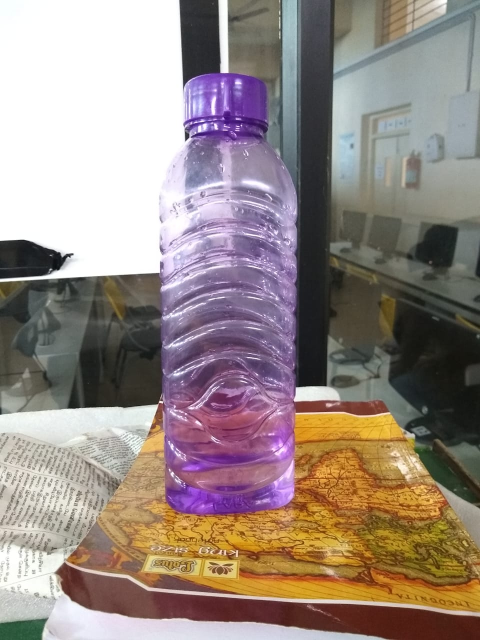
#> input picture obj-detection/test_images/image1.jpeg, 960 x 1280 px, given in place of the camera (shown at 1/2 size)
$ python object_tracking.py   (older library calls are emulated)
#> lines starting #> are read from the running program, lines starting #| are printed output that depends on the picture; after the words box and inside, x2 and y2 are one past the last pixel; in counts of white or black regions, pixels touching at a corner belong together
import cv2 as cv
import numpy as np

cap = cv.VideoCapture(0)                                          # open webcam for capture
openingKernel = cv.getStructuringElement(cv.MORPH_RECT, (10, 10)) # Make a kernel for closing (noise removal)
openingKernelRed = cv.getStructuringElement(cv.MORPH_RECT, (2, 2))

# define range of blue color in HSV
# Range for green in HSV
# lower = 40 40 40
# upper = 80 255 255
# TODO: Tweek these values to detect all ranges of color properly

# Values calculated from: https://alloyui.com/examples/color-picker/hsv
# Limits for green range
lower_green = np.array([37, 80, 40])
upper_green = np.array([95, 255, 255])

# Limits for blue range
lower_blue = np.array([100, 80, 50])
upper_blue = np.array([125, 255, 255])

# Limits for yellow range
lower_yellow = np.array([20, 80, 40])
upper_yellow = np.array([35, 255, 255])

# Limits for red
lower_red = np.array([0, 80, 40])
upper_red = np.array([5, 255, 255])
while True:
  _, frame = cap.read()                      # Take each frame
#> frame is the input picture: shape (1280, 960, 3); mean B, G, R 131.6, 137.4, 151.6
  hsv = cv.cvtColor(frame, cv.COLOR_BGR2HSV) # Take each frame
#> hsv: shape (1280, 960, 3); mean H, S, V 58.7, 62.3, 157.1

  # Threshold the HSV image to get only desired colors
  maskGreen = cv.inRange(hsv, lower_green, upper_green)
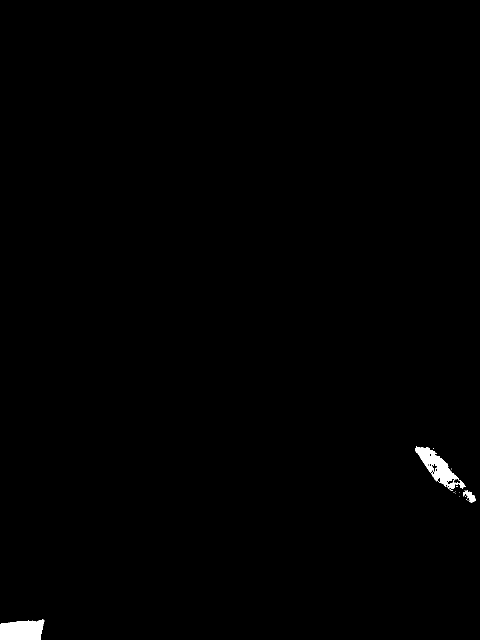
#> maskGreen: shape (1280, 960) (shown at 1/2 size); 0.52% white; 17 white regions (14 under 20 px), largest, box (x1, y1, x2, y2) and area: (0, 1239, 89, 1280) 3090, (830, 893, 932, 978) 2943, (926, 980, 952, 1006) 298
  maskBlue = cv.inRange(hsv, lower_blue, upper_blue)
#> maskBlue: shape (1280, 960); 0.01% white; 17 white regions (16 under 20 px), largest, box (x1, y1, x2, y2) and area: (384, 188, 404, 205) 129
  maskYellow = cv.inRange(hsv, lower_yellow, upper_yellow)
#> maskYellow: shape (1280, 960); 5.2% white; 204 white regions (139 under 20 px), largest, box (x1, y1, x2, y2) and area: (719, 1014, 960, 1165) 17429, (283, 1105, 512, 1190) 6909, (593, 828, 805, 877) 6605
  maskRed = cv.inRange(hsv, lower_red, upper_red)
#> maskRed: shape (1280, 960); 3% white; 112 white regions (91 under 20 px), largest, box (x1, y1, x2, y2) and area: (550, 1204, 896, 1280) 16396, (118, 1128, 343, 1237) 11713, (591, 801, 768, 827) 2595


  # Clear noise from mask by opening it, then apply gaussian blur
  maskGreen = cv.morphologyEx(maskGreen, cv.MORPH_OPEN, openingKernel)
#> maskGreen: shape (1280, 960); 0.41% white; 4 white regions, box (x1, y1, x2, y2) and area: (0, 1243, 87, 1280) 3000, (863, 912, 905, 963) 1331, (834, 897, 861, 928) 657, (940, 992, 950, 1002) 100
  maskGreen = cv.GaussianBlur(maskGreen, (5, 5), 0)

  maskBlue = cv.morphologyEx(maskBlue, cv.MORPH_OPEN, openingKernel)
#> maskBlue: shape (1280, 960); every value is 0
  maskBlue = cv.GaussianBlur(maskBlue, (5, 5), 0)

  maskYellow = cv.morphologyEx(maskYellow, cv.MORPH_OPEN, openingKernel)
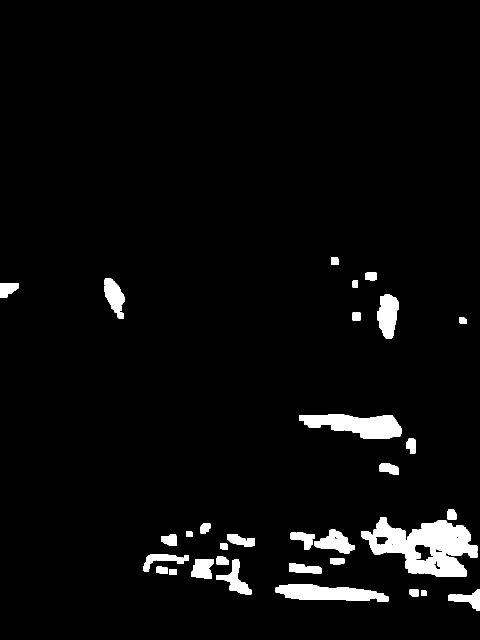
#> maskYellow: shape (1280, 960) (shown at 1/2 size); 3.9% white; 34 white regions, largest, box (x1, y1, x2, y2) and area: (722, 1035, 955, 1154) 15001, (598, 829, 804, 878) 6417, (551, 1168, 777, 1203) 5201
  maskYellow = cv.GaussianBlur(maskYellow, (5, 5), 0)

  # maskRed = cv.morphologyEx(maskRed, cv.MORPH_OPEN, openingKernelRed)
  # maskRed = cv.GaussianBlur(maskRed, (5, 5), 0)

  # Using threshold incase the image is not binary, can be removed
  _, threshGreen = cv.threshold(maskGreen, 100, 255, cv.THRESH_BINARY)
#> threshGreen: shape (1280, 960); 0.42% white; 4 white regions, box (x1, y1, x2, y2) and area: (0, 1243, 87, 1280) 3012, (863, 912, 905, 963) 1351, (834, 897, 861, 928) 665, (940, 992, 950, 1002) 100
  _, threshBlue = cv.threshold(maskBlue, 100, 255, cv.THRESH_BINARY)
  _, threshYellow = cv.threshold(maskYellow, 100, 255, cv.THRESH_BINARY)
#> threshYellow: shape (1280, 960); 4% white; 32 white regions
  _, threshRed = cv.threshold(maskRed, 100, 255, cv.THRESH_BINARY)

  _, contoursGreen, _ = cv.findContours(threshGreen, cv.RETR_TREE, cv.CHAIN_APPROX_SIMPLE)
#> contoursGreen = 4 contours; box (x1, y1, x2, y2) and area: (0, 1243, 87, 1280) 2894, (863, 912, 905, 963) 1274, (834, 897, 861, 928) 616, (940, 992, 950, 1002) 81
  _, contoursBlue, _ = cv.findContours(threshBlue, cv.RETR_TREE, cv.CHAIN_APPROX_SIMPLE)
#> contoursBlue = []
  _, contoursYellow, _ = cv.findContours(threshYellow, cv.RETR_TREE, cv.CHAIN_APPROX_SIMPLE)
#> contoursYellow = 38 contours, 2 with area under 20; largest, box (x1, y1, x2, y2) and area: (722, 1035, 955, 1154) 15958, (598, 829, 804, 878) 6234, (551, 1168, 777, 1203) 4996, (755, 589, 797, 677) 2693, (629, 1059, 709, 1107) 2010
  _, contoursRed, _ = cv.findContours(threshRed, cv.RETR_TREE, cv.CHAIN_APPROX_SIMPLE)
#> contoursRed = 191 contours, 168 with area under 20; largest, box (x1, y1, x2, y2) and area: (550, 1204, 896, 1280) 16193, (118, 1128, 343, 1237) 11484, (591, 801, 768, 827) 2444, (910, 1231, 960, 1280) 2061, (437, 1210, 522, 1244) 1028

  # Bitwise-AND mask and original image
  mask = cv.bitwise_or(maskBlue, maskGreen)
  mask = cv.bitwise_or(mask, maskYellow)
  mask=cv.bitwise_or(mask, maskRed)
  res = cv.bitwise_and(frame, frame, mask=mask)

  for c in contoursGreen:
    # To avoid false-positives, the green object should be sufficiently big
    if cv.contourArea(c) > 700:
      # Calculate center of mass to put the text
      M = cv.moments(c)
      cX = int(M["m10"] / M["m00"])
      cY = int(M["m01"] / M["m00"])

      cv.circle(frame, (cX, cY), 7, (255, 255, 255), -1)
      cv.putText(frame, "green ball", (cX - 10, cY - 10), cv.FONT_HERSHEY_SIMPLEX, 0.5, (255, 255, 255), 2)
      cv.drawContours(res, [c], -1, (255, 0, 255), 3)
#> this loop made 4 passes
#> (cX, cY) on passes 1, 3: (43, 1261), (883, 938)
#> c on pass 2: [[940, 992], [940, 1001], [949, 1001], [949, 992]]
#> frame: shape (1280, 960, 3); 0.11% of pixels changed, all inside (x1, y1, x2, y2) = (34, 917, 952, 1269)
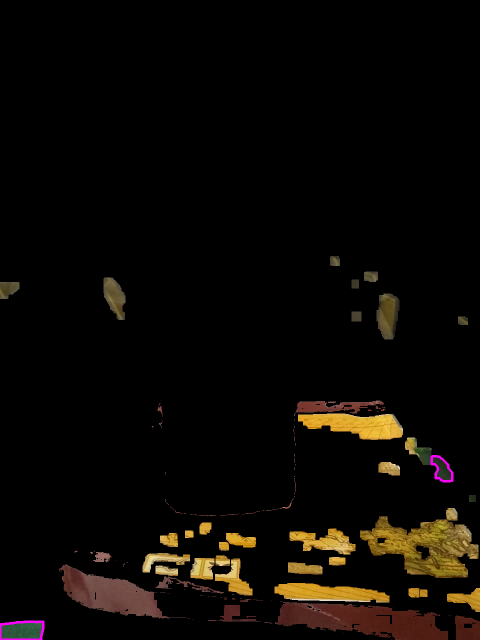
#> res: shape (1280, 960, 3) (shown at 1/2 size); mean B, G, R 4.3, 8.3, 11.6

  for c in contoursBlue:
    # To avoid false-positives, the green object should be sufficiently big
    if cv.contourArea(c) > 1000:
      # Calculate center of mass to put the text
      M = cv.moments(c)
      cX = int(M["m10"] / M["m00"])
      cY = int(M["m01"] / M["m00"])

      cv.circle(frame, (cX, cY), 7, (255, 255, 255), -1)
      cv.putText(frame, "bottle", (cX - 10, cY - 10), cv.FONT_HERSHEY_SIMPLEX, 0.5, (255, 255, 255), 2)
      cv.drawContours(res, [c], -1, (255, 0, 255), 3)
#> this loop made 0 passes

  for c in contoursYellow:
    # To avoid false-positives, the green object should be sufficiently big
    if cv.contourArea(c) > 1000:
      # Calculate center of mass to put the text
      M = cv.moments(c)
      cX = int(M["m10"] / M["m00"])
      cY = int(M["m01"] / M["m00"])

      cv.circle(frame, (cX, cY), 7, (255, 255, 255), -1)
      cv.putText(frame, "yellow disk", (cX - 10, cY - 10), cv.FONT_HERSHEY_SIMPLEX, 0.5, (255, 255, 255), 2)
      cv.drawContours(res, [c], -1, (255, 0, 255), 3)
#> this loop made 38 passes
#> (cX, cY) on passes 2, 4, 8, 9, 12, 18, 21, 30, 33, 36: (935, 1198), (655, 1186), (470, 1159), (404, 1136), (325, 1119), (670, 1084), (849, 1093), (715, 849), (775, 630), (228, 592)
#> c on pass 32: [[705, 625], [705, 640], [720, 640], [720, 625]]
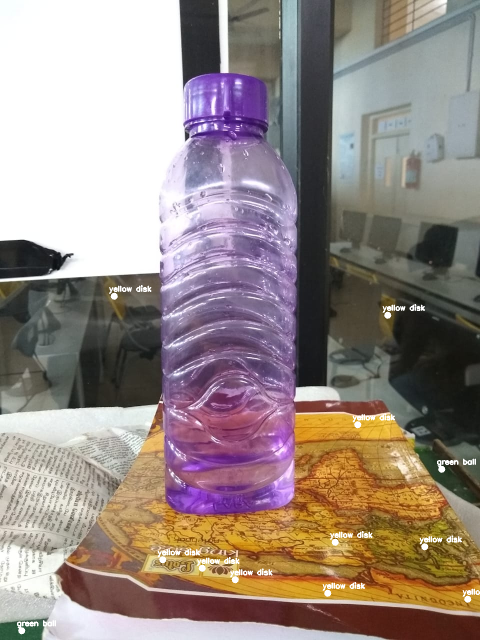
#> frame: shape (1280, 960, 3) (shown at 1/2 size); mean B, G, R 132.9, 138.4, 152.3
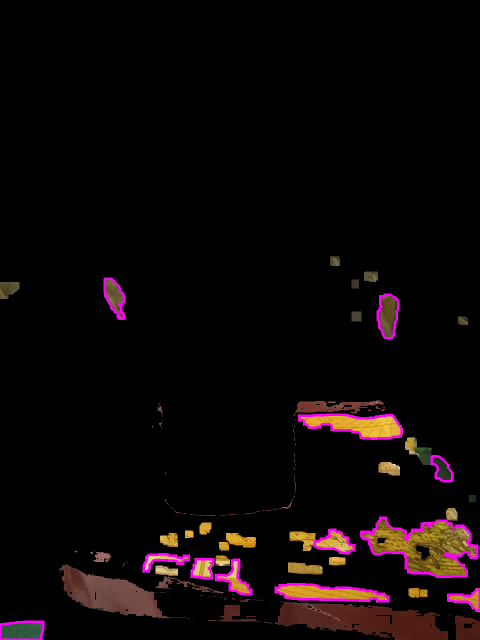
#> res: shape (1280, 960, 3) (shown at 1/2 size); 1.27% of pixels changed, all inside (x1, y1, x2, y2) = (207, 555, 960, 1224)

  for c in contoursRed:
  # To avoid false-positives, the green object should be sufficiently big
    if cv.contourArea(c) > 1000:
      # Calculate center of mass to put the text
      M = cv.moments(c)
      cX = int(M["m10"] / M["m00"])
      cY = int(M["m01"] / M["m00"])

      cv.circle(frame, (cX, cY), 7, (255, 255, 255), -1)
      cv.putText(frame, "red box", (cX - 10, cY - 10), cv.FONT_HERSHEY_SIMPLEX, 0.5, (255, 255, 255), 2)
      cv.drawContours(res, [c], -1, (255, 0, 255), 3)
#> this loop made 191 passes
#> (cX, cY) on passes 14, 19, 28, 97, 181: (934, 1257), (465, 1227), (725, 1240), (218, 1187), (664, 812)
#> c on passes 1, 2, 4, 6, 7, 8: [[783, 1278]], [[686, 1264]], [[435, 1241]], [[387, 1239]], [[385, 1239]], [[377, 1237], [379, 1237]]
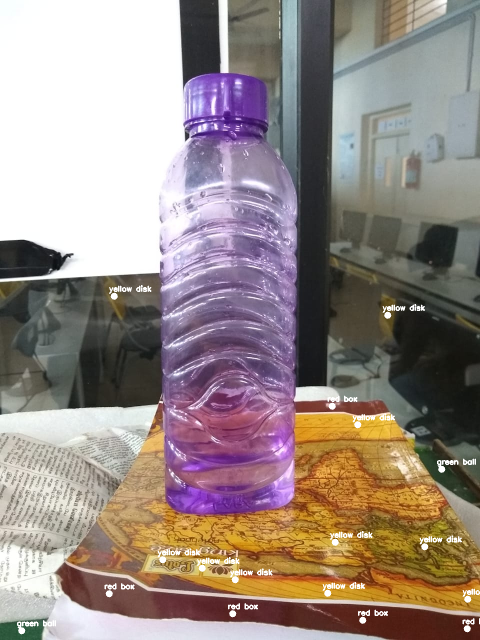
#> frame: shape (1280, 960, 3) (shown at 1/2 size); 0.2% of pixels changed, all inside (x1, y1, x2, y2) = (209, 791, 960, 1265)
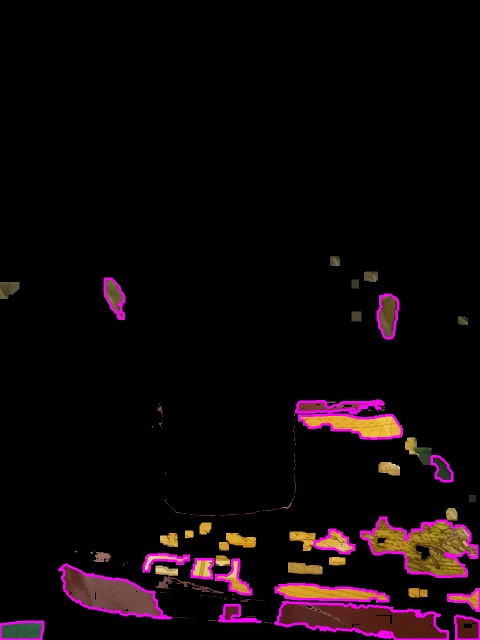
#> res: shape (1280, 960, 3) (shown at 1/2 size); 0.92% of pixels changed, all inside (x1, y1, x2, y2) = (116, 799, 960, 1280)
  # Show the image and the result
  cv.imshow('frame', frame)
  # [4 lines of commented-out code are left out]
  cv.imshow('red', maskRed)
  # EXIT if 'esc' key is pressed
  k = cv.waitKey(5) & 0xFF
#> (key Esc is pressed here)
  if k == 27:
    break

cap.release()         # Release the webcam
cv.destroyAllWindows()# Destroy all the windows
